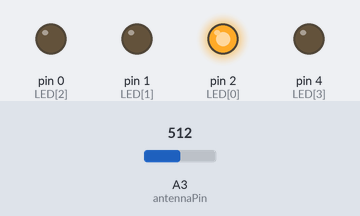
Recording of a sketch running on a simulated Arduino Uno, built with avr-gcc and run on an emulated ATmega328P. Parts: output pins drawn as LEDs (lit = HIGH). The inputs (shaded band) are chosen by the test bench; at power-on: A3 (antennaPin) = 512.

Above: at 2.0 s.
2.1 s: A3 (antennaPin) set to 5
At 3.1 s:
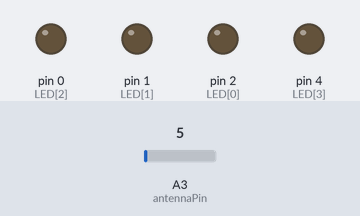
3.6 s: A3 (antennaPin) set to 25
At 4.1 s:
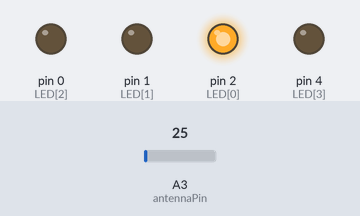
Timing chart, 0 to 6.6 s (numbered marks = the images above; inputs shaded):
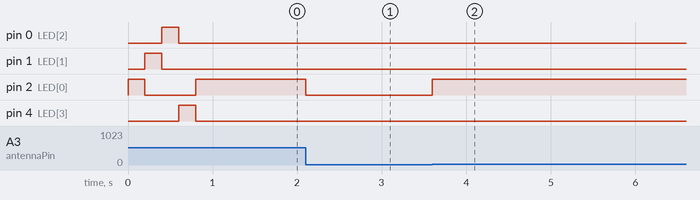

Measured:
- after the input at 2.1 s, pin 2 (LED[0]): HIGH → LOW at once
- after the input at 3.6 s, pin 2 (LED[0]): LOW → HIGH at once

The sketch:

emf_detector.ino
```cpp
#define NUM_READINGS 15
const uint8_t senseLimit = 15;
const uint8_t antennaPin = 3;
const uint8_t LED[] = {2, 1, 0, 4};

uint16_t total = 0;
uint8_t readings[NUM_READINGS] = {0};
uint8_t index = 0;

void setup() {
  for (uint8_t i = 0; i < 4; i++) {
    pinMode(LED[i], OUTPUT);
    digitalWrite(LED[i], LOW);
  }

  pinMode(antennaPin, INPUT);

  for (uint8_t i = 0; i < 4; i++) {
    digitalWrite(LED[i], HIGH);
    delay(200);
    digitalWrite(LED[i], LOW);
  }
}

void loop() {
  uint16_t val = analogRead(antennaPin);

  if (val >= 1) {
    val = constrain(val, 1, senseLimit);
    val = map(val, 1, senseLimit, 1, 1023);

    total -= readings[index];
    readings[index] = val;
    total += readings[index];
    index = (index + 1) % NUM_READINGS;

    uint16_t average = total / NUM_READINGS;

    digitalWrite(LED[0], average > 50 ? HIGH : LOW);
    digitalWrite(LED[1], average > 350 ? HIGH : LOW);
    digitalWrite(LED[2], average > 750 ? HIGH : LOW);
    digitalWrite(LED[3], average > 950 ? HIGH : LOW);
  }
}
```
